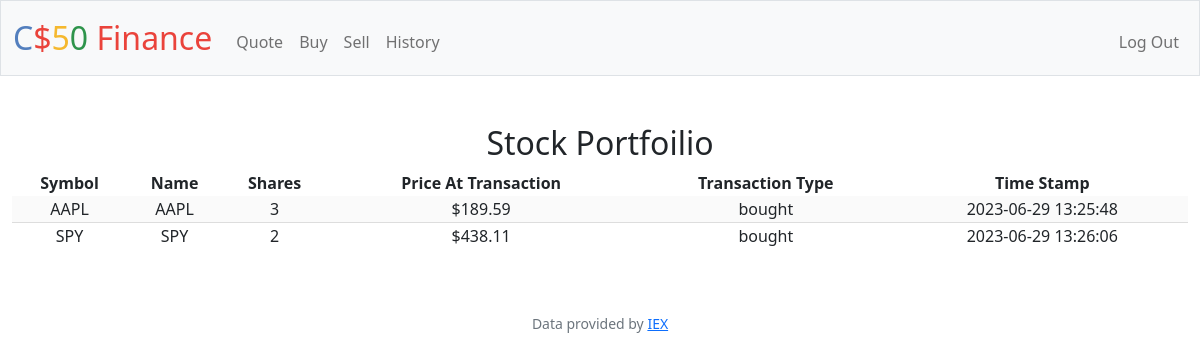
/history (signed in), run on an earlier commit of the app's database.
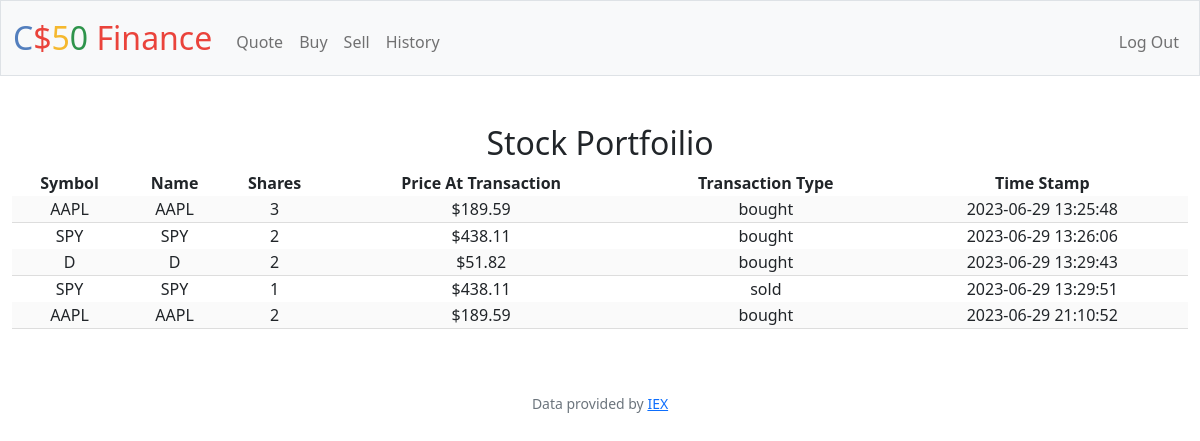
And on a later commit of the database.
### tables this page shows
CREATE TABLE history_log (log_id INTEGER PRIMARY KEY AUTOINCREMENT NOT NULL, user_id INT NOT NULL, stock_symbol TEXT NOT NULL, stock_name TEXT NOT NULL, sell_buy TEXT NOT NULL,  price INT NOT NULL, shares INT NOT NULL, timestamp TEXT NOT NULL, FOREIGN KEY (user_id) REFERENCES users(id));

### app.py (the view)
@app.route("/history")
@login_required
def history():
    history = db.execute("SELECT * FROM history_log WHERE user_id = ?", session['user_id'])
    if not history:
        flash("You have not bought or sold stock to display a history at this time")
        return redirect("/")
    return render_template("history.html", history=history)

### app.py (called while the page is built)
@app.after_request
def after_request(response):
    response.headers["Cache-Control"] = "no-cache, no-store, must-revalidate"
    response.headers["Expires"] = 0
    response.headers["Pragma"] = "no-cache"
    return response

### helpers.py (called while the page is built)
def login_required(f):
    @wraps(f)
    def decorated_function(*args, **kwargs):
        if session.get("user_id") is None:
            return redirect("/login")
        return f(*args, **kwargs)
    return decorated_function

### templates/history.html (shortened to what this page needs)
{% extends "layout.html" %}
{% block main %}
    <h2>Stock Portfoilio</h2>
    <table class="mb-3 mx-auto w-100">
        <tr>
            <th>Symbol</th>
            <th>Name</th>
            <th>Shares</th>
            <th>Price At Transaction</th>
            <th>Transaction Type</th>
            <th>Time Stamp</th>
        </tr>
        {% for stock in history %}
        <tr>
            <td>{{ stock.stock_symbol }}</td>
            <td>{{ stock.stock_name }}</td>
            <td>{{ stock.shares }}</td>
            <td>${{ "%.2f"|format(stock.price) }}</td>
            <td>{{ stock.sell_buy }}</td>
            <td>{{ stock.timestamp }}</td>
        </tr>
        {% endfor %}
    </table>
{% endblock %}

### templates/layout.html (shortened to what this page needs)
<!DOCTYPE html>
<html lang="en">
    <head>
        <link href="https://cdn.jsdelivr.net/npm/bootstrap@5.1.3/dist/css/bootstrap.min.css" rel="stylesheet">
        <link href="/static/styles.css" rel="stylesheet">
    </head>
    <body>
        <nav class="bg-light border navbar navbar-expand-md navbar-light">
            <div class="container-fluid">
                <a class="navbar-brand" href="/"><span class="blue">C</span><span class="red">$</span><span class="yellow">5</span><span class="green">0</span> <span class="red">Finance</span></a>
                <div class="collapse navbar-collapse" id="navbar">
                    {% if session["user_id"] %}
                        <ul class="navbar-nav me-auto mt-2">
                            <li class="nav-item"><a class="nav-link" href="/quote">Quote</a></li>
                            <li class="nav-item"><a class="nav-link" href="/buy">Buy</a></li>
                            <li class="nav-item"><a class="nav-link" href="/sell">Sell</a></li>
                            <li class="nav-item"><a class="nav-link" href="/history">History</a></li>
                        </ul>
                        <ul class="navbar-nav ms-auto mt-2">
                            <li class="nav-item"><a class="nav-link" href="/logout">Log Out</a></li>
                        </ul>
                    {% else %}
                        <ul class="navbar-nav ms-auto mt-2">
                            <li class="nav-item"><a class="nav-link" href="/register">Register</a></li>
                            <li class="nav-item"><a class="nav-link" href="/login">Log In</a></li>
                        </ul>
                    {% endif %}
                </div>
            </div>
        </nav>
        <main class="container-fluid py-5 text-center">
            {% block main %}{% endblock %}
        </main>
        <footer class="mb-5 small text-center text-muted">
            Data provided by <a href="https://iexcloud.io/">IEX</a>
        </footer>
    </body>
</html>

### static/styles.css (style rules this page uses)
nav .navbar-brand { font-size: xx-large; }
nav .navbar-brand .blue { color: #537fbe; }
nav .navbar-brand .red { color: #ea433b; }
nav .navbar-brand .yellow { color: #f5b82e; }
nav .navbar-brand .green { color: #2e944b; }
tr:nth-child(even) { background-color: #FAFAFA; border-bottom: 1px solid #ddd; }

What changed in the data, as far as the page shows it:
added history_log: stock_symbol "D", stock_name "D", shares "2", price "51.82", sell_buy "bought", timestamp "2023-06-29 13:29:43"
added history_log: stock_symbol "SPY", stock_name "SPY", shares "1", price "438.11", sell_buy "sold", timestamp "2023-06-29 13:29:51"
added history_log: stock_symbol "AAPL", stock_name "AAPL", shares "2", price "189.59", sell_buy "bought", timestamp "2023-06-29 21:10:52"
